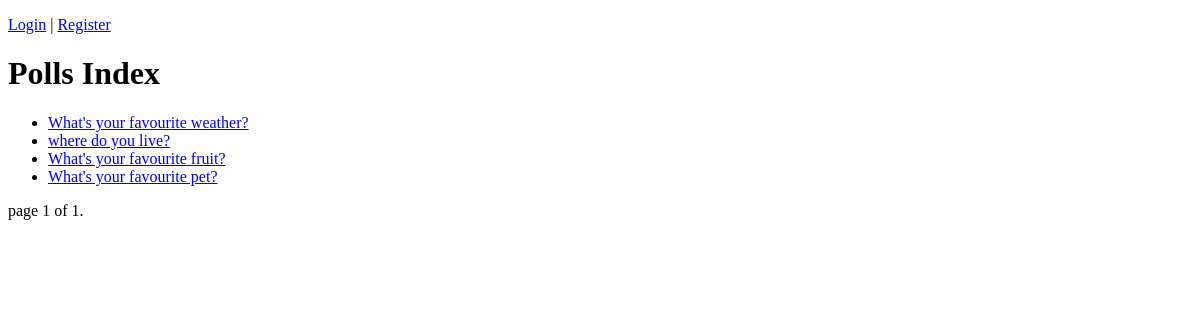
/polls/, run on an earlier commit of the app's database.
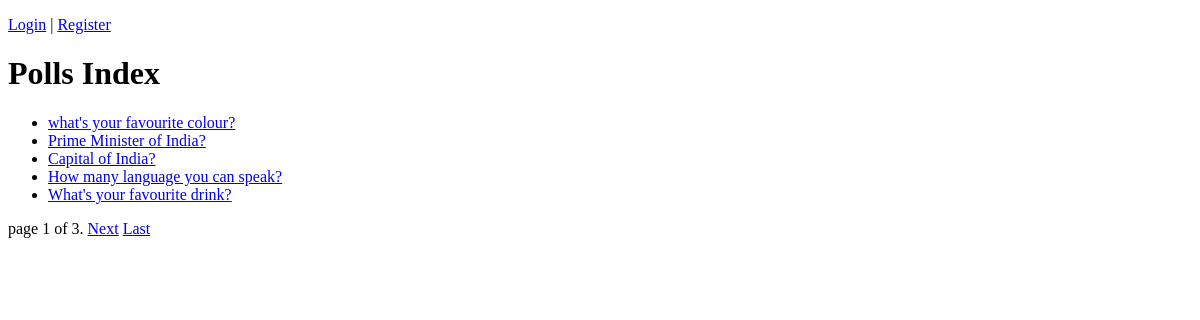
And on a later commit of the database.
### polls/models.py (models this page shows, shortened)
class Question(models.Model):
    question_text = models.CharField(max_length=200)
    pub_date = models.DateTimeField('date published')
    def was_published_recently(self):
        now = timezone.now()
        return now - datetime.timedelta(days=1) <= self.pub_date <= now
    was_published_recently.admin_order_field = 'pub_date'
    was_published_recently.boolean = True
    was_published_recently.short_description = 'Published recently?'

### polls/views.py (the view)
# urls.py: path('', views.index, name='index'),
def index(request):
    latest_question_list = Question.objects.order_by('-pub_date')
    paginator = Paginator(latest_question_list, 5)
    page_number = request.GET.get('page')
    page_obj = paginator.get_page(page_number)
    return render(request, 'polls/index.html', {'page_obj': page_obj})

### polls/templates/polls/index.html (shortened to what this page needs)
{% extends 'base_generic.html' %}
{% block content %}
<h1>Polls Index</h1>
{% if page_obj %}
<ul>
    {% for question in page_obj %}
    <li><a href="{% url 'polls:detail' question.id %}">{{ question.question_text }}</a></li>
    {% endfor %}
</ul>
<div class="paginator">
    <span class="page-links">
        <span class="current">
            page {{ page_obj.number }} of {{ page_obj.paginator.num_pages }}.
        </span>
        {% if page_obj.has_next %}
        <a href="?page={{ page_obj.next_page_number }}">Next</a>
        <a href="?page={{ page_obj.next_paginator.num_pages }}">Last</a>
        {% endif %}
    </span>
</div>
{% else %}
<h2>No polls are available.</h2>
{% endif %}
{% endblock %}

What changed in the data, as far as the page shows it:
no longer on this page (row unchanged): Question: question_text "What's your favourite weather?"
no longer on this page (row unchanged): Question: question_text "where do you live?"
no longer on this page (row unchanged): Question: question_text "What's your favourite fruit?"
no longer on this page (row unchanged): Question: question_text "What's your favourite pet?"
added Question: question_text "what's your favourite colour?"
added Question: question_text "Prime Minister of India?"
added Question: question_text "Capital of India?"
added Question: question_text "How many language you can speak?"
added Question: question_text "What's your favourite drink?"
Also different on the page:
{{ page_obj.paginator.num_pages }}: "1" → "3"
text now shown: "Next Last"
